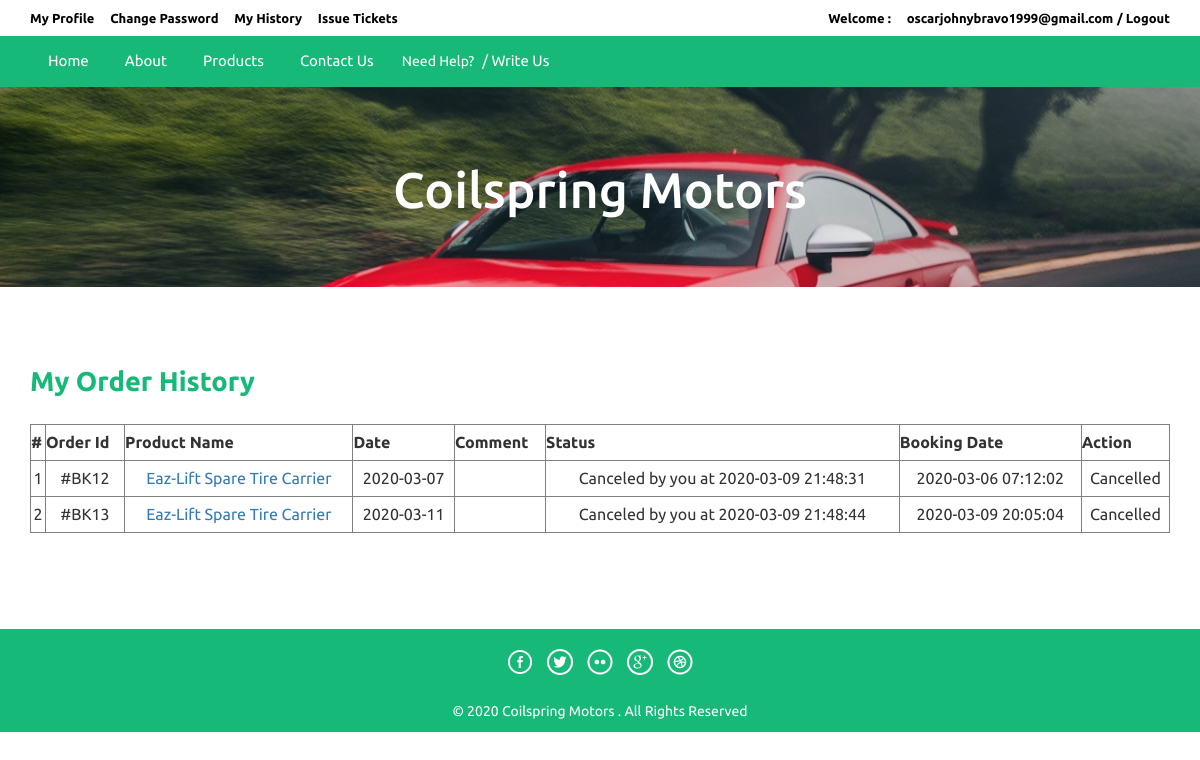
Page /history.php (signed in) on the committed database.
### tables this page shows
CREATE TABLE `tblbooking` (
  `BookingId` int(11) NOT NULL,
  `ProductId` int(11) DEFAULT NULL,
  `UserEmail` varchar(100) DEFAULT NULL,
  `FromDate` varchar(100) DEFAULT NULL,
  `ToDate` varchar(100) DEFAULT NULL,
  `Comment` mediumtext DEFAULT NULL,
  `RegDate` timestamp NULL DEFAULT current_timestamp(),
  `status` int(11) DEFAULT NULL,
  `CancelledBy` varchar(5) DEFAULT NULL,
  `UpdationDate` timestamp NULL DEFAULT NULL ON UPDATE current_timestamp()
);

CREATE TABLE `tblspareparts` (
  `ProductId` int(11) NOT NULL,
  `ProductName` varchar(200) DEFAULT NULL,
  `ProductType` varchar(150) DEFAULT NULL,
  `ProductLocation` varchar(100) DEFAULT NULL,
  `ProductPrice` int(11) DEFAULT NULL,
  `ProductFetures` varchar(255) DEFAULT NULL,
  `ProductDetails` mediumtext DEFAULT NULL,
  `ProductImage` varchar(100) DEFAULT NULL,
  `Creationdate` timestamp NULL DEFAULT current_timestamp(),
  `UpdationDate` timestamp NULL DEFAULT NULL ON UPDATE current_timestamp()
);

### history.php (the view, shortened to what this page needs)
<?php
include('includes/config.php');
if(strlen($_SESSION['login'])==0)
	{
header('location:index.php');
}
else{
?>
<!DOCTYPE HTML>
<html>
<head>
<link href="css/bootstrap.css" rel='stylesheet' type='text/css' />
<link href="css/style.css" rel='stylesheet' type='text/css' />
<link href="css/font-awesome.css" rel="stylesheet">
<link href="css/animate.css" rel="stylesheet" type="text/css" media="all">
</head>
<body>
<div class="top-header">
<?php include('includes/header.php');?>
<div class="banner-1 ">
	<div class="container">
		<h1 class="wow zoomIn animated animated" data-wow-delay=".5s" style="visibility: visible; animation-delay: 0.5s; animation-name: zoomIn;">Coilspring Motors</h1>
	</div>
</div>
<div class="privacy">
	<div class="container">
		<h3 class="wow fadeInDown animated animated" data-wow-delay=".5s" style="visibility: visible; animation-delay: 0.5s; animation-name: fadeInDown;">My Order History</h3>
		<form name="chngpwd" method="post" onSubmit="return valid();">
	<p>
	<table border="1" width="100%">
<tr align="center">
<th>#</th>
<th>Order Id</th>
<th>Product Name</th>
<th>Date</th>
<th>Comment</th>
<th>Status</th>
<th>Booking Date</th>
<th>Action</th>
</tr>
<?php
$uemail=$_SESSION['login'];;
$sql = "SELECT tblbooking.BookingId as bookid,tblbooking.ProductId as pkgid,tblspareparts.ProductName as Productname,tblbooking.FromDate as fromdate,tblbooking.ToDate as todate,tblbooking.Comment as comment,tblbooking.status as status,tblbooking.RegDate as regdate,tblbooking.CancelledBy as cancelby,tblbooking.UpdationDate as upddate from tblbooking join tblspareparts on tblspareparts.ProductId=tblbooking.ProductId where UserEmail=:uemail";
$query = $dbh->prepare($sql);
$query -> bindParam(':uemail', $uemail, PDO::PARAM_STR);
$query->execute();
$results=$query->fetchAll(PDO::FETCH_OBJ);
$cnt=1;
if($query->rowCount() > 0)
{
foreach($results as $result)
{	?>
<tr align="center">
<td><?php echo htmlentities($cnt);?></td>
<td>#BK<?php echo htmlentities($result->bookid);?></td>
<td><a href="Product-details.php?pkgid=<?php echo htmlentities($result->pkgid);?>"><?php echo htmlentities($result->Productname);?></a></td>
<td><?php echo htmlentities($result->fromdate);?></td>
<td><?php echo htmlentities($result->comment);?></td>
<td><?php if($result->status==0)
{
echo "Pending";
}
if($result->status==2 and  $result->cancelby=='u')
{
echo "Canceled by you at " .$result->upddate;
}
?></td>
<td><?php echo htmlentities($result->regdate);?></td>
<?php if($result->status==2)
{
	?><td>Cancelled</td>
<?php } else {?>
<td><a href="history.php?bkid=<?php echo htmlentities($result->bookid);?>" onclick="return confirm('Do you really want to cancel Order')" >Cancel</a></td>
<?php }?>
</tr>
<?php $cnt=$cnt+1; }} ?>
	</table>
			</p>
			</form>
	</div>
</div>
<?php include('includes/footer.php');?>
</body>
</html>
<?php } ?>

### css/style.css (style rules this page uses)
html, body { font-size: 100%; background: #fff; font-family: 'Ubuntu', sans-serif; }
body a,.grid_1,plan_1,plan_1.one,plan_1.two,i.icon1, i.icon2, i.icon3, i.icon4, i.icon5, i.icon6 { transition:0.5s all; -webkit-transition:0.5s all; -moz-transition:0.5s all; -o-transition:0.5s all; -ms-transition:0.5s all; }
h1,h2,h3,h4,h5,h6 { margin:0; font-family: 'Ubuntu', sans-serif; }
p { margin:0; }
.top-header { background-color: #fff; border-bottom: 0 none; height: 36px; line-height: 35px; }
.banner-1 { background: url(../images/banner.jpg)no-repeat; background-size: cover; -webkit-background-size: cover; -o-background-size: cover; -ms-background-size: cover; -moz-background-size: cover; min-height:200px; }
.banner-1 h1 { font-size: 50px; margin-bottom: 40px; padding: 1.5em 0 0; text-align: center; color: #ffffff; }
.privacy h3 { color: #17b978; font-size: 1.7em; font-weight: 700; margin-bottom: 1em; }
.privacy { padding: 5em 0; }
.privacy p { font-size: 1em; line-height: 1.8em; color: #999; margin: 1em 0; }

### rows in the picture
tblbooking: BookingId "12", ProductId.ProductName "Eaz-Lift Spare Tire Carrier", FromDate "2020-03-07", UpdationDate "2020-03-09 21:48:31", RegDate "2020-03-06 07:12:02", status "Cancelled"
tblbooking: BookingId "13", ProductId.ProductName "Eaz-Lift Spare Tire Carrier", FromDate "2020-03-11", UpdationDate "2020-03-09 21:48:44", RegDate "2020-03-09 20:05:04", status "Cancelled"

### other values in the picture
$_SESSION['login'] "oscarjohnybravo1999@gmail.com"
